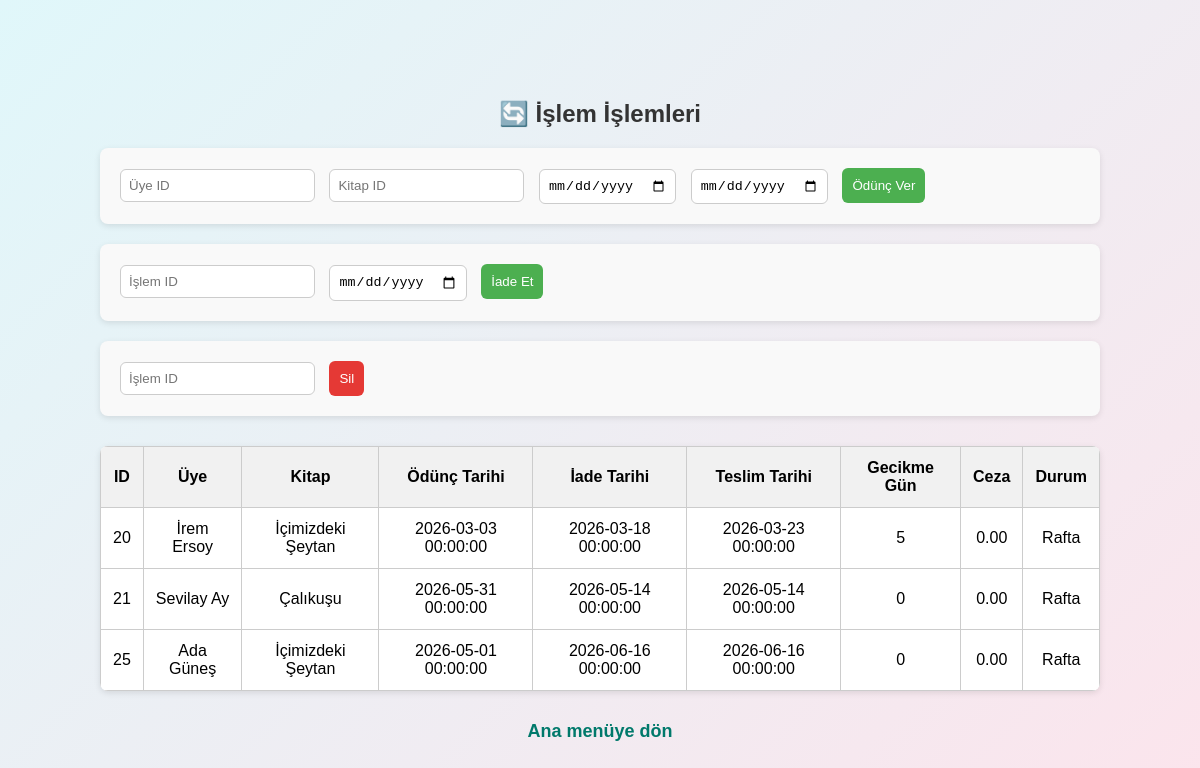
Screenshot of /kutuphaneOtomasyonu/ui/islemler.php with the database file from the repository.
### tables this page shows
CREATE TABLE `islemler` (
  `islem_id` int NOT NULL AUTO_INCREMENT,
  `uye_id` int NOT NULL,
  `kitap_id` int NOT NULL,
  `odunc_tarihi` datetime NOT NULL,
  `iade_tarihi` datetime NOT NULL,
  `teslim_tarihi` datetime DEFAULT NULL,
  PRIMARY KEY (`islem_id`),
  KEY `uye_id` (`uye_id`),
  KEY `kitap_id` (`kitap_id`),
  CONSTRAINT `islemler_ibfk_1` FOREIGN KEY (`uye_id`) REFERENCES `uyeler` (`uye_id`) ON DELETE CASCADE ON UPDATE CASCADE,
  CONSTRAINT `islemler_ibfk_2` FOREIGN KEY (`kitap_id`) REFERENCES `kitaplar` (`kitap_id`) ON DELETE CASCADE ON UPDATE CASCADE
);

CREATE TABLE `kitaplar` (
  `kitap_id` int NOT NULL AUTO_INCREMENT,
  `yazar_id` int NOT NULL,
  `kitap_ad` varchar(250) NOT NULL,
  `kitap_kategori` varchar(250) NOT NULL,
  `kitap_sayfa` int DEFAULT NULL,
  `kitap_isbn` varchar(13) NOT NULL,
  `kitap_stok` int NOT NULL,
  PRIMARY KEY (`kitap_id`),
  UNIQUE KEY `kitap_isbn` (`kitap_isbn`),
  KEY `yazar_id` (`yazar_id`),
  CONSTRAINT `kitaplar_ibfk_1` FOREIGN KEY (`yazar_id`) REFERENCES `yazarlar` (`yazar_id`) ON DELETE CASCADE ON UPDATE CASCADE
);

### kutuphaneOtomasyonu/dal/islemDAL.php (called while the page is built, shortened)
<?php
include_once(__DIR__ . "/baglanti.php");
function islemlerListeDAL(){
    global $conn;
    $rows = [];
    if($result = $conn->query("CALL IslemlerHepsi()")){
        while($row = $result->fetch_assoc()){
            $rows[] = $row;
        }
    }
    return $rows;
}
?>

### kutuphaneOtomasyonu/bl/islemBL.php (called while the page is built, shortened)
<?php
include_once(__DIR__ . "/../dal/islemDAL.php");
function islemlerListeBL(){
    return islemlerListeDAL();
}
?>

### kutuphaneOtomasyonu/ui/islemler.php (the view, shortened to what this page needs)
<?php include_once("../bl/islemBL.php"); ?>
<!DOCTYPE html>
<html lang="tr">
<head>
    <link rel="stylesheet" href="../ui/style.css">
</head>
<body>
<div class="container">
    <h2>🔄 İşlem İşlemleri</h2>
    <form method="post">
        <input type="number" name="uye_id" placeholder="Üye ID" required>
        <input type="number" name="kitap_id" placeholder="Kitap ID" required>
        <input type="date" name="odunc_tarih" required>
        <input type="date" name="iade_tarih" required>
        <button type="submit" name="odunc">Ödünç Ver</button>
    </form>
    <form method="post">
        <input type="number" name="iade_id" placeholder="İşlem ID" required>
        <input type="date" name="teslim_tarihi" required>
        <button type="submit" name="iade">İade Et</button>
    </form>
    <form method="post">
        <input type="number" name="sil_id" placeholder="İşlem ID" required>
        <button type="submit" name="sil">Sil</button>
    </form>
    <?php
    $islemler = islemlerListeBL();
    if(!empty($islemler)){
        echo "<table>
                <tr>
                  <th>ID</th><th>Üye</th><th>Kitap</th>
                  <th>Ödünç Tarihi</th><th>İade Tarihi</th><th>Teslim Tarihi</th>
                  <th>Gecikme Gün</th><th>Ceza</th><th>Durum</th>
                </tr>";
        foreach($islemler as $row){
            echo "<tr>
                    <td>".$row['IslemID']."</td>
                    <td>".$row['UyeBilgisi']."</td>
                    <td>".$row['KitapAd']."</td>
                    <td>".$row['OduncTarihi']."</td>
                    <td>".$row['IadeTarihi']."</td>
                    <td>".$row['TeslimTarihi']."</td>
                    <td>".$row['GecikmeGun']."</td>
                    <td>".$row['CezaTutari']."</td>
                    <td>".$row['Durum']."</td>
                  </tr>";
        }
        echo "</table>";
    } else {
        echo "<p>Henüz işlem kaydı yok.</p>";
    }
    ?>
    <p><a href="../index.php">Ana menüye dön</a></p>
</div>
</body>
</html>

### kutuphaneOtomasyonu/ui/style.css (style rules this page uses)
body { font-family: Arial, sans-serif; margin: 0; padding: 20px; background: linear-gradient(135deg, #e0f7fa, #fce4ec); min-height: 100vh; display: flex; justify-content: center; }
.container { max-width: 1000px; width: 100%; margin: auto; }
h2 { text-align: center; color: #333; margin-bottom: 20px; }
p { text-align: center; font-size: 18px; color: #555; }
form { margin: 20px 0; padding: 15px; background: #f9f9f9; border-radius: 8px; box-shadow: 0 2px 6px rgba(0,0,0,0.1); }
form input, form button { margin: 5px; padding: 8px; border: 1px solid #ccc; border-radius: 6px; }
form button { background: #4caf50; color: white; cursor: pointer; transition: background 0.3s; }
table { margin: 30px auto; border-collapse: collapse; width: 100%; background: #fff; border-radius: 8px; overflow: hidden; box-shadow: 0 2px 6px rgba(0,0,0,0.1); }
table th, table td { padding: 12px; border: 1px solid #ccc; text-align: center; }
table th { background: #f1f1f1; font-weight: bold; }
a { color: #00796b; text-decoration: none; font-weight: bold; }
form button { cursor: pointer; border-radius: 6px; padding: 10px; border: none; }
button[name="sil"] { background: #e53935 !important; color: white !important; }

### rows the page displays
islemler: islem_id "20", UyeBilgisi "İrem Ersoy", kitap.kitap_ad "İçimizdeki Şeytan", odunc_tarihi "2026-03-03 00:00:00", iade_tarihi "2026-03-18 00:00:00", teslim_tarihi "2026-03-23 00:00:00", GecikmeGun "5", CezaTutari "0.00", Durum "Rafta"
islemler: islem_id "21", UyeBilgisi "Sevilay Ay", kitap.kitap_ad "Çalıkuşu", odunc_tarihi "2026-05-31 00:00:00", iade_tarihi "2026-05-14 00:00:00", teslim_tarihi "2026-05-14 00:00:00", GecikmeGun "0", CezaTutari "0.00", Durum "Rafta"
islemler: islem_id "25", UyeBilgisi "Ada Güneş", kitap.kitap_ad "İçimizdeki Şeytan", odunc_tarihi "2026-05-01 00:00:00", iade_tarihi "2026-06-16 00:00:00", teslim_tarihi "2026-06-16 00:00:00", GecikmeGun "0", CezaTutari "0.00", Durum "Rafta"
